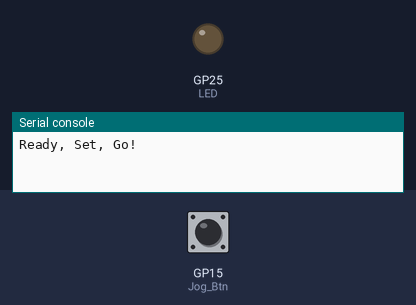
Bench run of a program on a simulated Raspberry Pi Pico running MicroPython. Parts: output pins drawn as LEDs (lit = HIGH), the last lines printed to the serial console. The inputs (shaded band) are chosen by the test bench; at power-on: GP15 (Jog_Btn) LOW.

Above: at 1.2 s.
1.3 s: GP15 (Jog_Btn) pulled HIGH for 0.15 s
At 1.37 s:
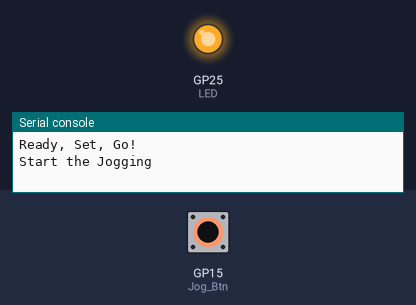
2.9 s: GP15 (Jog_Btn) pulled HIGH for 3.2 s
At 7.5 s:
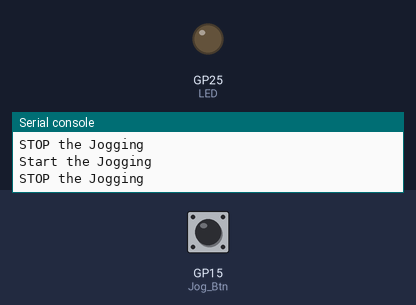
Timing chart, 0 to 9.0 s (numbered marks = the images above; inputs shaded):
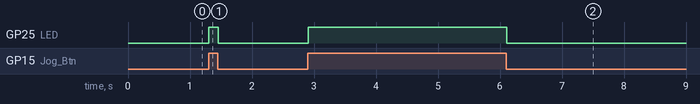

Measured:
- after the input at 1.3 s, GP25 (LED): LOW → HIGH at once, → LOW 0.15 s later
- after the input at 2.9 s, GP25 (LED): LOW → HIGH at once, → LOW 3.2 s later

The program:

Momentary_SW_-_Exmp05.py
```python
# Momentary Switch - Polling with comparision to previous state of switch to prevent bounce and repeats
# Good example to maintain ON while holding button

#Connect wire #1 to Pin 36/3.3V
#Connect wire #2 to Pin 20/GP15

#load libraries
import machine
import utime

LED = machine.Pin(25,machine.Pin.OUT) #use on board LED to show switch state

#Create an 'object' for our actual Momentary Button
Jog_Btn = machine.Pin(15,machine.Pin.IN,machine.Pin.PULL_DOWN)
#Create a variable to hold Last State
Jog_Btn_Prev_State = Jog_Btn.value()
def Jog_Btn_Handler():
    global Jog_Btn_Prev_State
    if (Jog_Btn.value() == True) and (Jog_Btn_Prev_State == False): #Pressed, If input is HIGH and different from before
        Jog_Btn_Prev_State = True
        print("Start the Jogging")
        LED.value(1)
        #put your code or call your code to execute here
    elif (Jog_Btn.value() == False) and (Jog_Btn_Prev_State == True): #Released, If input is LOW and different from before
        Jog_Btn_Prev_State = False
        print("STOP the Jogging")
        LED.value(0)
        #put your code or call your code to execute here


print("Ready, Set, Go!")
while True:  #run an endless loop - Typical main loop
    Jog_Btn_Handler()
    utime.sleep(.01) #slow down the loop to mimic other processing activities
```
